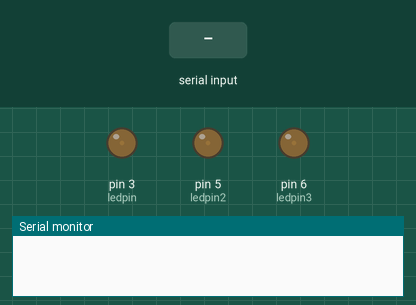
This sketch was run on a simulated Arduino Leonardo, built with avr-gcc and run on an emulated ATmega32U4. Parts: output pins drawn as LEDs (lit = HIGH), the last lines printed to the serial monitor. The test bench sets the inputs (shaded band).

Above: at 1.2 s.
1.3 s: "1" received over the second serial link
At 2.06 s:
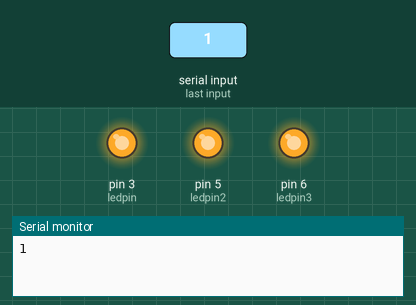
Timing chart, 0 to 10.3 s (numbered marks = the images above; inputs shaded):
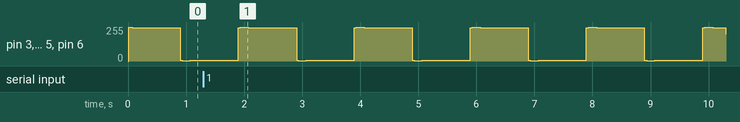

The sketch:

workingRecieverCode.ino
```cpp
//LightGarden Reciever Code, 2014

#include <SoftwareSerial.h>

SoftwareSerial mySerial(10, 11); // RX, TX


int value, value2 ;
int ledpin = 3;
int ledpin2 = 5;
int ledpin3 = 6;
long time=0;
long lastTime = 0;


int periode = 2000;
int displace = 500;


int serialDelay = 0;

void setup()
{

  pinMode(3, OUTPUT);
  pinMode(5,OUTPUT);
  pinMode(6,OUTPUT);


  // Open serial communications and wait for port to open:
  Serial.begin(9600);
  while (!Serial) {
    ; // wait for serial port to connect. Needed for Leonardo only
  }


  // set the data rate for the SoftwareSerial port
  mySerial.begin(9600);

}

void loop()
{


   time = millis();
    if (mySerial.available()){
   if (millis() - lastTime >= serialDelay) {

    Serial.write(mySerial.read());

   lastTime = millis();
  }
   }

  value = 128+127*cos(2*PI/periode*time);

  analogWrite(ledpin, value);           // sets the value (range from 0 to 255)
  analogWrite(ledpin2, value);           // sets the value (range from 0 to 255)

 analogWrite(ledpin3, value);


}
```
